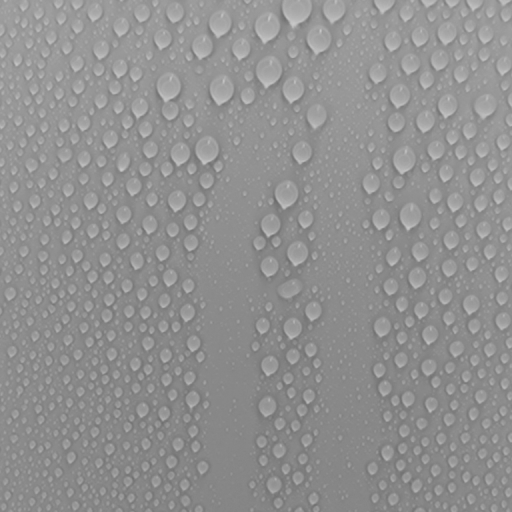
#> input picture scripts/RS11_TEST_IMAGE.png, 512 x 512 px
$ python heatmap_utils.py
#> lines starting #> are read from the running program, lines starting #| are printed output that depends on the picture
import cv2
import numpy as np
from scipy import ndimage
import matplotlib.pyplot as plt

def create_colorbar(height, width, vmin, vmax, colormap=cv2.COLORMAP_JET):
    """
    Creates an image of a vertical colorbar with min and max value labels.

    Args:
        height (int): The height of the colorbar image.
        width (int): The width of the colorbar image.
        vmin (float): The minimum value of the scale.
        vmax (float): The maximum value of the scale.
        colormap (int): The OpenCV colormap to use.

    Returns:
        np.ndarray: The colorbar image.
    """
    # Create a gradient array from 255 down to 0.
    # The values 0-255 will be mapped to the colormap.
    gradient = np.linspace(255, 0, height, dtype=np.uint8).reshape(height, 1)

    # Create a blank image and apply the colormap to the gradient
    colorbar = np.zeros((height, width, 3), dtype=np.uint8)
    colored_gradient = cv2.applyColorMap(gradient, colormap)

    # Place the colored gradient into our blank image
    colorbar[:, :] = colored_gradient

    # Add text for min and max values
    font = cv2.FONT_HERSHEY_SIMPLEX
    cv2.putText(colorbar, f'{vmax:.2f}', (5, 20), font, 0.6, (255, 255, 255), 2)
    cv2.putText(colorbar, f'{vmin:.2f}', (5, height - 10), font, 0.6, (255, 255, 255), 2)

    return colorbar

def create_and_overlay_heatmap(grid_data, original_image, vmin=None, vmax=None, alpha=0.6, colormap=cv2.COLORMAP_JET, interpolation=cv2.INTER_LINEAR):
    """
    Generates a heatmap from a grid of data and overlays it on an original image.

    Args:
        grid_data (np.ndarray): A 2D NumPy array (e.g., 16x16) containing the model's output.
                                  Values can be in any range.
        original_image (np.ndarray): The original image (e.g., 640x640) on which to overlay the heatmap.
                                       Can be grayscale or color.
        alpha (float): The transparency of the heatmap overlay. 0.0 is fully transparent, 1.0 is fully opaque.
        colormap (int): The OpenCV colormap to use (e.g., cv2.COLORMAP_JET, cv2.COLORMAP_HOT).
        interpolation (int): The interpolation method for resizing the heatmap (e.g., cv2.INTER_LINEAR for smooth,
                               cv2.INTER_NEAREST for blocky).

    Returns:
        np.ndarray: The original image blended with the colored heatmap.
    """
    if vmin is None:
        vmin = np.min(grid_data)
    if vmax is None:
        vmax = np.max(grid_data)
    clipped_grid = np.clip(grid_data, vmin, vmax)

    normalized_grid = 255 * (clipped_grid - vmin) / (vmax - vmin)
    normalized_grid = normalized_grid.astype(np.uint8)

    target_height, target_width = original_image.shape[:2]
    heatmap = cv2.resize(normalized_grid, (target_width, target_height), interpolation=interpolation)

    colored_heatmap = cv2.applyColorMap(heatmap, colormap)

    if len(original_image.shape) == 2:
        overlay_image = cv2.cvtColor(original_image, cv2.COLOR_GRAY2BGR)
    else:
        overlay_image = original_image.copy()

    beta = 1.0 - alpha
    blended_image = cv2.addWeighted(colored_heatmap, alpha, overlay_image, 1, 0)

    return blended_image


if __name__ == '__main__':
    print("Creating hetmap for the three materials...")

    OPENCV_TO_MPL_CMAP = {
        cv2.COLORMAP_JET: 'jet',
        cv2.COLORMAP_HOT: 'hot',
        cv2.COLORMAP_COOL: 'cool',
        cv2.COLORMAP_WINTER: 'winter',
        cv2.COLORMAP_SPRING: 'spring'
    }

    COLOR_MIN = 0
    COLOR_MAX = 0.6
    SELECTED_COLORMAP = cv2.COLORMAP_JET

    file_pairs = [
        {'image': 'RS11_TEST_IMAGE.png', 'grid': 'RS11_INFERENCE.npy'},
        {'image': 'RS12_TEST_IMAGE.png', 'grid': 'RS12_INFERENCE.npy'},
        {'image': 'RS13_TEST_IMAGE.png', 'grid': 'RS13_INFERENCE.npy'}
    ]

    # --- Matplotlib Plotting Setup ---
    fig, axes = plt.subplots(1, 3, figsize=(18, 6))
    fig.suptitle('Contact angle hysteresis (CAH) Inference Validation', fontsize=20)

    # --- Loop Through and Process Each Sample ---
    for i, (ax, files) in enumerate(zip(axes, file_pairs)):
        image = cv2.imread(files['image'], cv2.IMREAD_GRAYSCALE)
#> image is the input picture: shape (512, 512); min 106, max 200, mean 144.7
        grid = np.load(files['grid'])
#> (reads scripts/RS11_INFERENCE.npy from the repository)
        average_value = np.mean(grid)

        blended_image = create_and_overlay_heatmap(
            grid_data=grid, original_image=image, vmin=COLOR_MIN,
            vmax=COLOR_MAX, colormap=SELECTED_COLORMAP
        )
#> in create_and_overlay_heatmap, `blended_image = cv2.addWeighted(colored_heatmap, alpha, overlay_image,..`:
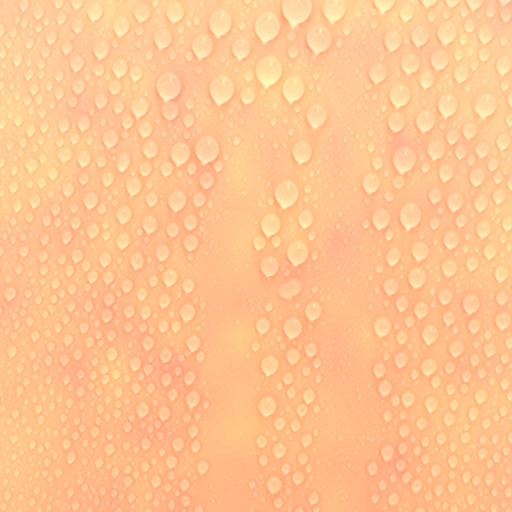
#> blended_image: shape (512, 512, 3); mean B, G, R 144.7, 196.3, 255
#> in create_and_overlay_heatmap, `blended_image = cv2.addWeighted(colored_heatmap, alpha, overlay_image,..`:
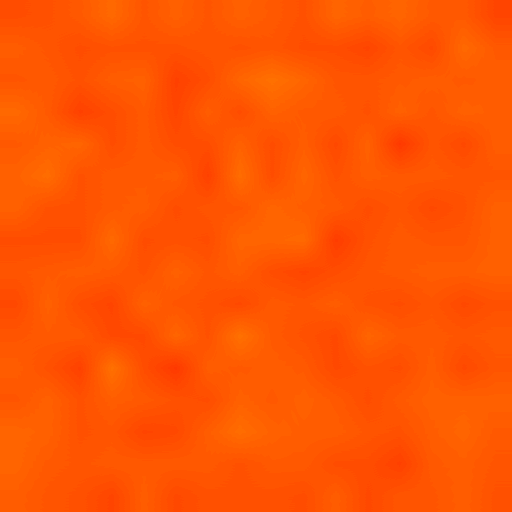
#> colored_heatmap: shape (512, 512, 3); mean B, G, R 0, 86, 255

        ax.imshow(cv2.cvtColor(blended_image, cv2.COLOR_BGR2RGB))
        if (i == 0):
            ax.set_title(f"ABS sample, CAH: \nAverage Inference Value: {average_value:.4f} rad")
        elif (i == 1):
            ax.set_title(f"PET sample\nAverage Value: {average_value:.4f} rad")
        elif (i == 2):
            ax.set_title(f"Silicon sample\nAverage Value: {average_value:.4f} rad")
        else:
            ax.set_title("this isn't supposed to happen")
        ax.axis('off')
#> pass 2 of the loop `for i, (ax, files) in enumerate(zip(axes, file_pairs)):`:
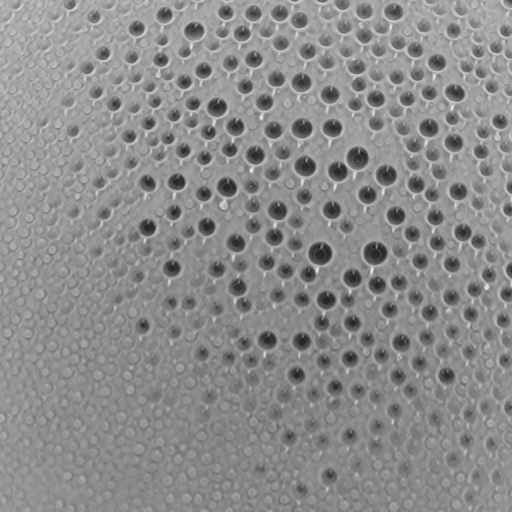
#> input picture scripts/RS12_TEST_IMAGE.png, 512 x 512 px
#> image is the input picture: shape (512, 512); min 33, max 232, mean 140.2
#> (reads scripts/RS12_INFERENCE.npy from the repository)
#> in create_and_overlay_heatmap (call 2), `blended_image = cv2.addWeighted(colored_heatmap, alpha, overlay_image,..`:
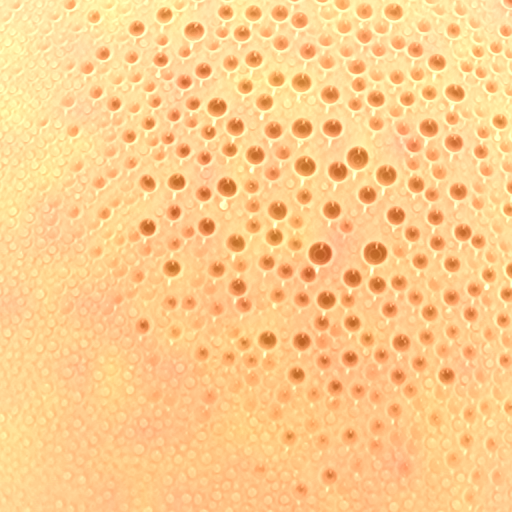
#> blended_image: shape (512, 512, 3); mean B, G, R 140.2, 204.7, 253.1
#> in create_and_overlay_heatmap (call 2), `blended_image = cv2.addWeighted(colored_heatmap, alpha, overlay_image,..`:
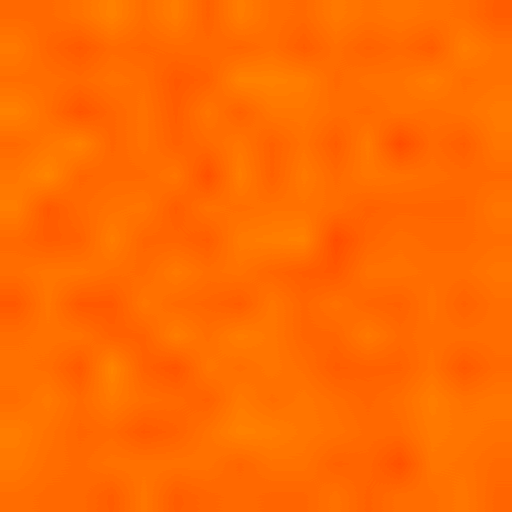
#> colored_heatmap: shape (512, 512, 3); mean B, G, R 0, 107.6, 255
#> pass 3 of the loop `for i, (ax, files) in enumerate(zip(axes, file_pairs)):`:
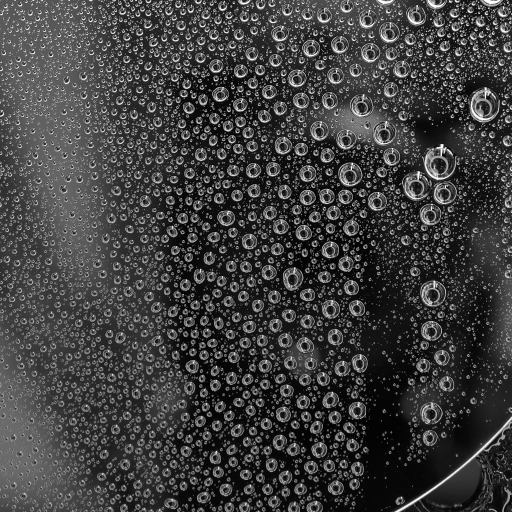
#> input picture scripts/RS13_TEST_IMAGE.png, 512 x 512 px
#> image is the input picture: shape (512, 512); min 0, max 255, mean 63.6
#> (reads scripts/RS13_INFERENCE.npy from the repository)
#> in create_and_overlay_heatmap (call 3), `blended_image = cv2.addWeighted(colored_heatmap, alpha, overlay_image,..`:
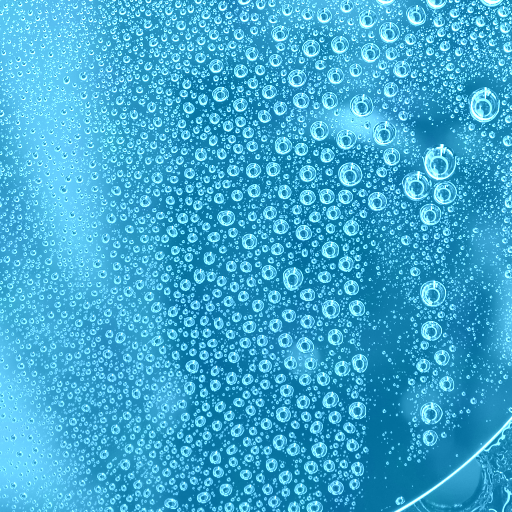
#> blended_image: shape (512, 512, 3); mean B, G, R 209.9, 168.9, 63.6
#> in create_and_overlay_heatmap (call 3), `blended_image = cv2.addWeighted(colored_heatmap, alpha, overlay_image,..`:
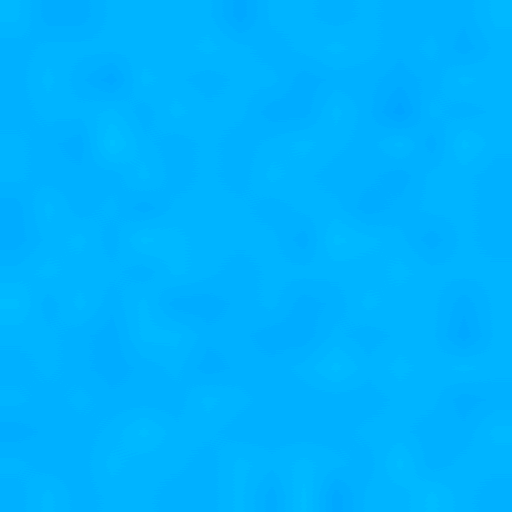
#> colored_heatmap: shape (512, 512, 3); mean B, G, R 255, 178.1, 0

    # --- Create and Add the Shared Colorbar ---
    # Adjust subplot parameters to make space for the colorbar
    fig.subplots_adjust(right=0.85)

    # Create a new axis for the colorbar on the right side of the figure
    # The list represents [left, bottom, width, height] in figure coordinates.
    cbar_ax = fig.add_axes([0.88, 0.15, 0.04, 0.7])

    # Create the ScalarMappable object that the colorbar needs
    norm = plt.Normalize(vmin=COLOR_MIN, vmax=COLOR_MAX)
    sm = plt.cm.ScalarMappable(cmap=OPENCV_TO_MPL_CMAP[SELECTED_COLORMAP], norm=norm)
    sm.set_array([]) # Dummy array is needed

    # Create the colorbar in the new axis
    cbar = fig.colorbar(sm, cax=cbar_ax)

    # Add a label to the colorbar
    cbar.set_label('CAH (radians)', fontsize=14, labelpad=15)

    # --- Save and Show ---
    output_filename = "comparison_plot_final.png"
    plt.savefig(output_filename, dpi=150, bbox_inches='tight')
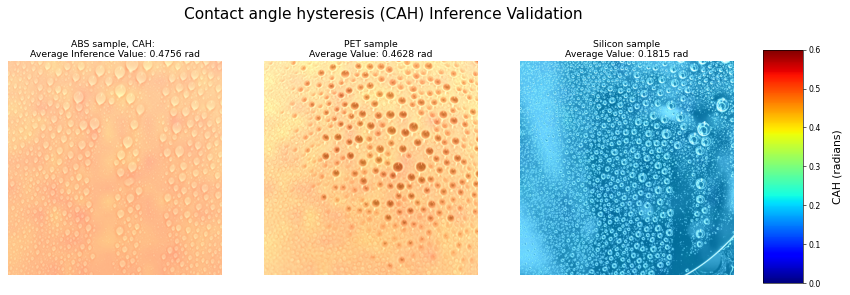
#> figure drawn by matplotlib, 4 panels
    print(f"\nSaved combined plot to '{output_filename}'")

    plt.show()
